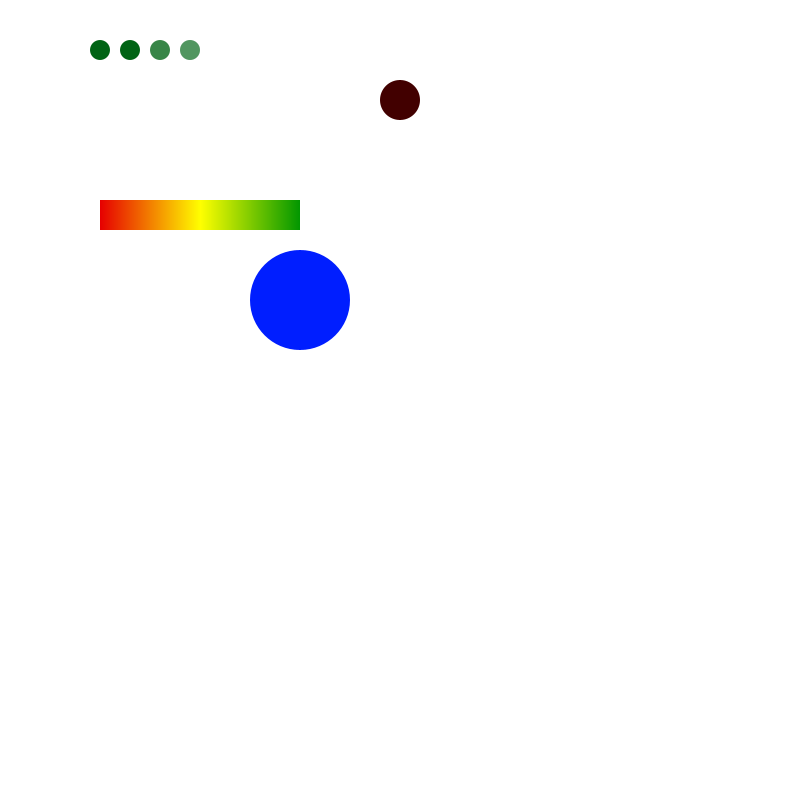
Frame 1 (no input)
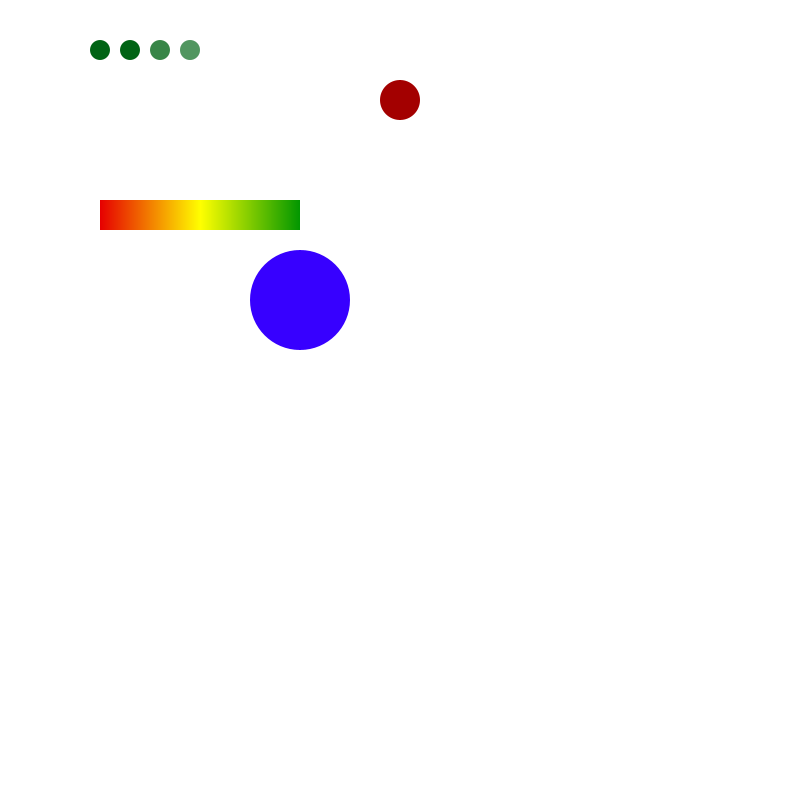
Frame 60 (the mouse pressed at the canvas centre just before this capture)
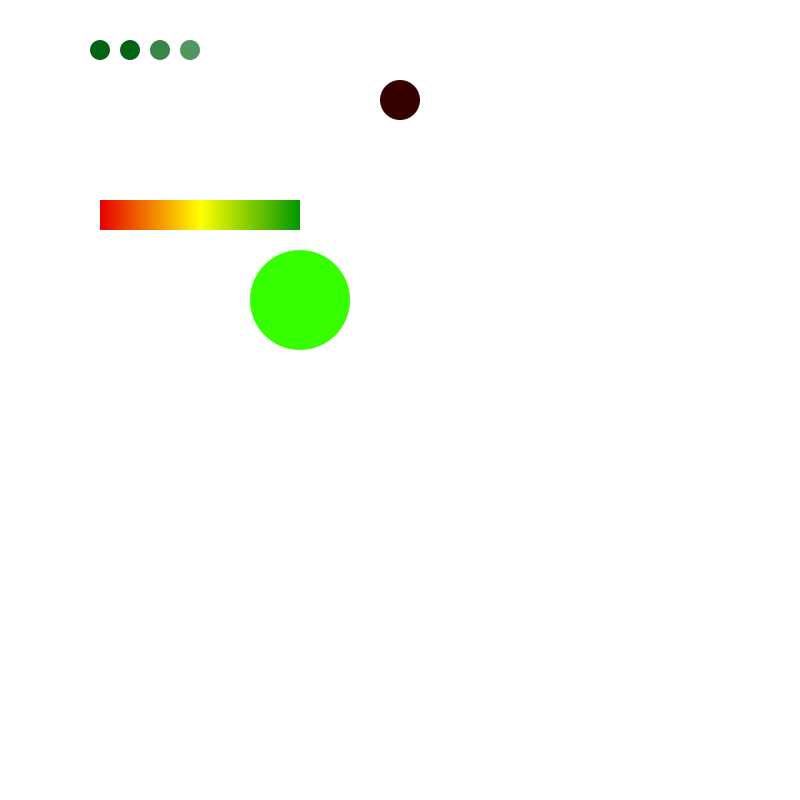
Frame 120 (the mouse held since frame 60 and released just before this capture)

The Processing sketch that drew these frames (run headless with seeded random() and noise(); from frame 60 on, the mouse is pressed at the canvas centre):

// Processing sketch: MiniColors
// ── MiniColors.pde
void setup(){
  size(800, 800);
  frameRate(10);
}

void draw(){
  background(255);
  noStroke();
  
  /*
  Opacity examples
  */
  colorMode(RGB);
  //First, look at opacity which ranges from 0 to 255, or transparent to fully filled
  fill(0, 100, 20); //full opacity
  ellipse(100, 50, 20, 20);
  fill(0, 100, 20, 255); //still full
  ellipse(130, 50, 20, 20);
  fill(0, 100, 20, 200);
  ellipse(160, 50, 20, 20);
  fill(0, 100, 20, 150);
  ellipse(190, 50, 20, 20);
  fill(0, 100, 20, 50);
  ellipse(190, 50, 20, 20); 
  fill(0, 100, 20, 10);
  ellipse(190, 50, 20, 20);
  
  
  /*
  Gradient lerp
  */
  colorMode(RGB);
  //Nice lerp gradient for heatmaps from red to green, using yellow as an inbetween to avoid the brown you get between them
  //Read here https://processing.org/reference/lerpColor_.html
  color red = color(230, 0, 0); //Red
  color green = color(0, 150, 0); //Green
  color yellow = color(255, 255, 0); //Yellow -- between green and red 
  color col = color(0);
  
  for(int i = 0; i<200; i++){
    if(i<100) col = lerpColor(red, yellow, i/100.0);
    if(i == 100) col = yellow;
    if(i > 100) col = lerpColor(yellow, green, (i-100)/100.0);
    fill(col);
    rect(100 + i, 200, 1, 30);
  }
  
  /*
  Rainbow colors!
  */
  colorMode(HSB);
  color new_color = color( random(255.0), 255, 255);
  fill(new_color);
  ellipse(300, 300, 100, 100);
  
  /*
  Data/Quant Based Gradient
  Changing color from a variable 
  */
  colorMode(RGB);
  float my_fun_variable = random(0, 255);
  color my_color = color(my_fun_variable, 0, 0);
  fill(my_color);
  ellipse(400, 100, 40, 40);
  
}
